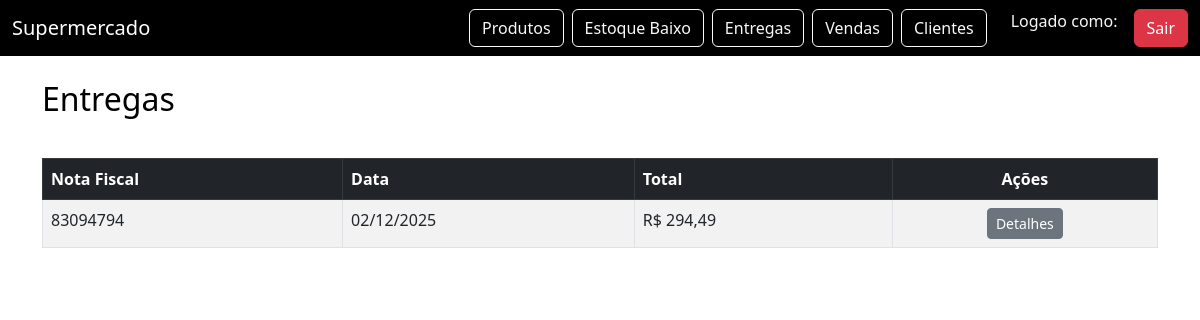
/entregas/ (signed in), run on the app's committed database.
### entregas/models.py (models this page shows, shortened)
class Entrega(models.Model):
    nota_fiscal = models.CharField(max_length=30)
    data_entrega = models.DateField()
    valor_total = models.FloatField()

### core/decorators.py (the view)
    def wrapper(request, *args, **kwargs):
        if not request.session.get("funcionario_id"):
            return redirect("login")
        return func(request, *args, **kwargs)

### entregas/views.py (called while the page is built)
@login_required
def lista_entregas(request):
    entregas = Entrega.objects.all().order_by("-data_entrega")
    return render(request, "entregas/lista_entregas.html", {"entregas": entregas})

### entregas/templates/entregas/lista_entregas.html (shortened to what this page needs)
{% extends "base.html" %}
{% block content %}
<h2 class="mb-4">Entregas</h2>
<table class="table table-striped table-bordered">
    <thead class="table-dark">
        <tr>
            <th>Nota Fiscal</th>
            <th>Data</th>
            <th>Total</th>
            <th class="text-center">Ações</th>
        </tr>
    </thead>
    <tbody>
        {% for e in entregas %}
        <tr>
            <td>{{ e.nota_fiscal }}</td>
            <td>{{ e.data_entrega|date:"d/m/Y" }}</td>
            <td>R$ {{ e.valor_total|floatformat:2 }}</td>
            <td class="text-center">
                <a class="btn btn-secondary btn-sm" href="/entregas/{{ e.id }}/">Detalhes</a>
            </td>
        </tr>
        {% empty %}
        <tr>
            <td colspan="4" class="text-center py-3">Nenhuma entrega registrada.</td>
        </tr>
        {% endfor %}
    </tbody>
</table>
{% endblock %}

### core/templates/base.html (style rules this page uses)
body { background: #fff; color: #000; }
.btn-secondary { background-color: #6c757d !important; border-color: #6c757d !important; }

### data on the page
Entrega: nota_fiscal "83094794", data_entrega "02/12/2025", valor_total "294,49"
